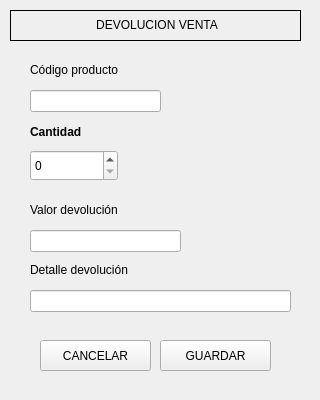
<?xml version="1.0" encoding="UTF-8"?>
<ui version="4.0">
 <class>newProductWindow</class>
 <widget class="QWidget" name="newProductWindow">
  <property name="geometry">
   <rect>
    <x>0</x>
    <y>0</y>
    <width>320</width>
    <height>400</height>
   </rect>
  </property>
  <property name="minimumSize">
   <size>
    <width>320</width>
    <height>400</height>
   </size>
  </property>
  <property name="tabletTracking">
   <bool>false</bool>
  </property>
  <property name="windowTitle">
   <string>Devolucion venta</string>
  </property>
  <widget class="QLabel" name="label">
   <property name="geometry">
    <rect>
     <x>10</x>
     <y>10</y>
     <width>291</width>
     <height>31</height>
    </rect>
   </property>
   <property name="styleSheet">
    <string>font: 700 11pt &quot;Segoe UI&quot;;</string>
   </property>
   <property name="frameShape">
    <enum>QFrame::Shape::Box</enum>
   </property>
   <property name="text">
    <string>&lt;html&gt;&lt;head/&gt;&lt;body&gt;&lt;p align=&quot;center&quot;&gt;DEVOLUCION VENTA&lt;/p&gt;&lt;/body&gt;&lt;/html&gt;</string>
   </property>
  </widget>
  <widget class="QLabel" name="label_2">
   <property name="geometry">
    <rect>
     <x>30</x>
     <y>60</y>
     <width>131</width>
     <height>21</height>
    </rect>
   </property>
   <property name="styleSheet">
    <string>font: 700 11pt &quot;Segoe UI&quot;;</string>
   </property>
   <property name="text">
    <string>&lt;html&gt;&lt;head/&gt;&lt;body&gt;&lt;p&gt;Código producto&lt;/p&gt;&lt;/body&gt;&lt;/html&gt;</string>
   </property>
  </widget>
  <widget class="QLineEdit" name="titleLineEdit">
   <property name="geometry">
    <rect>
     <x>30</x>
     <y>90</y>
     <width>131</width>
     <height>22</height>
    </rect>
   </property>
   <property name="styleSheet">
    <string>font: 700 11pt &quot;Segoe UI&quot;;</string>
   </property>
  </widget>
  <widget class="QLabel" name="label_3">
   <property name="geometry">
    <rect>
     <x>30</x>
     <y>122</y>
     <width>71</width>
     <height>21</height>
    </rect>
   </property>
   <property name="styleSheet">
    <string>font: 700 11pt &quot;Segoe UI&quot;;</string>
   </property>
   <property name="text">
    <string>&lt;html&gt;&lt;head/&gt;&lt;body&gt;&lt;p&gt;&lt;span style=&quot; font-weight:700;&quot;&gt;Cantidad&lt;/span&gt;&lt;/p&gt;&lt;/body&gt;&lt;/html&gt;</string>
   </property>
  </widget>
  <widget class="QSpinBox" name="amountSpinBox">
   <property name="geometry">
    <rect>
     <x>30</x>
     <y>150</y>
     <width>88</width>
     <height>31</height>
    </rect>
   </property>
   <property name="styleSheet">
    <string>font: 700 11pt &quot;Segoe UI&quot;;</string>
   </property>
   <property name="buttonSymbols">
    <enum>QAbstractSpinBox::ButtonSymbols::UpDownArrows</enum>
   </property>
   <property name="maximum">
    <number>1000</number>
   </property>
  </widget>
  <widget class="QPushButton" name="AddDevolutionButton">
   <property name="geometry">
    <rect>
     <x>160</x>
     <y>340</y>
     <width>111</width>
     <height>31</height>
    </rect>
   </property>
   <property name="cursor">
    <cursorShape>PointingHandCursor</cursorShape>
   </property>
   <property name="styleSheet">
    <string notr="true">font: 700 11pt &quot;Segoe UI&quot;;</string>
   </property>
   <property name="text">
    <string notr="true">GUARDAR</string>
   </property>
   <property name="icon">
    <iconset>
     <normaloff>../assets/newicons/icons8-enviar-48.png</normaloff>../assets/newicons/icons8-enviar-48.png</iconset>
   </property>
   <property name="flat">
    <bool>false</bool>
   </property>
  </widget>
  <widget class="QPushButton" name="cancelDevolutionButton">
   <property name="geometry">
    <rect>
     <x>40</x>
     <y>340</y>
     <width>111</width>
     <height>31</height>
    </rect>
   </property>
   <property name="cursor">
    <cursorShape>PointingHandCursor</cursorShape>
   </property>
   <property name="styleSheet">
    <string notr="true">font: 700 11pt &quot;Segoe UI&quot;;</string>
   </property>
   <property name="text">
    <string notr="true">CANCELAR</string>
   </property>
   <property name="icon">
    <iconset>
     <normaloff>../assets/newicons/icons8-cancelar-48.png</normaloff>../assets/newicons/icons8-cancelar-48.png</iconset>
   </property>
   <property name="flat">
    <bool>false</bool>
   </property>
  </widget>
  <widget class="QLabel" name="label_7">
   <property name="geometry">
    <rect>
     <x>30</x>
     <y>200</y>
     <width>141</width>
     <height>21</height>
    </rect>
   </property>
   <property name="styleSheet">
    <string>font: 700 11pt &quot;Segoe UI&quot;;</string>
   </property>
   <property name="text">
    <string>&lt;html&gt;&lt;head/&gt;&lt;body&gt;&lt;p&gt;Valor devolución&lt;/p&gt;&lt;/body&gt;&lt;/html&gt;</string>
   </property>
  </widget>
  <widget class="QLineEdit" name="priceDevolutionSellLineEdit">
   <property name="geometry">
    <rect>
     <x>30</x>
     <y>230</y>
     <width>151</width>
     <height>22</height>
    </rect>
   </property>
   <property name="styleSheet">
    <string>font: 700 11pt &quot;Segoe UI&quot;;</string>
   </property>
  </widget>
  <widget class="QLabel" name="label_8">
   <property name="geometry">
    <rect>
     <x>30</x>
     <y>260</y>
     <width>141</width>
     <height>21</height>
    </rect>
   </property>
   <property name="styleSheet">
    <string>font: 700 11pt &quot;Segoe UI&quot;;</string>
   </property>
   <property name="text">
    <string>&lt;html&gt;&lt;head/&gt;&lt;body&gt;&lt;p&gt;Detalle devolución&lt;/p&gt;&lt;/body&gt;&lt;/html&gt;</string>
   </property>
  </widget>
  <widget class="QLineEdit" name="priceDevolutionSellLineEdit_2">
   <property name="geometry">
    <rect>
     <x>30</x>
     <y>290</y>
     <width>261</width>
     <height>22</height>
    </rect>
   </property>
   <property name="styleSheet">
    <string>font: 700 11pt &quot;Segoe UI&quot;;</string>
   </property>
  </widget>
 </widget>
 <resources/>
 <connections/>
</ui>
